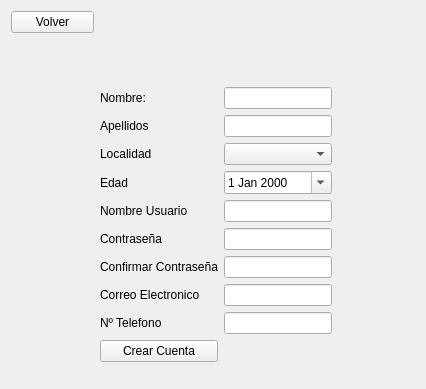
<?xml version="1.0" encoding="UTF-8"?>
<ui version="4.0">
 <class>Form</class>
 <widget class="QWidget" name="Form">
  <property name="geometry">
   <rect>
    <x>0</x>
    <y>0</y>
    <width>426</width>
    <height>389</height>
   </rect>
  </property>
  <property name="windowTitle">
   <string>Form</string>
  </property>
  <layout class="QGridLayout" name="gridLayout">
   <item row="16" column="1">
    <widget class="QLabel" name="labelTelefono">
     <property name="text">
      <string>Nº Telefono</string>
     </property>
    </widget>
   </item>
   <item row="7" column="1">
    <widget class="QLabel" name="label_2">
     <property name="text">
      <string>Apellidos</string>
     </property>
    </widget>
   </item>
   <item row="9" column="3">
    <widget class="QDateEdit" name="dateEditEdad">
     <property name="calendarPopup">
      <bool>true</bool>
     </property>
    </widget>
   </item>
   <item row="18" column="1">
    <widget class="QPushButton" name="botonCrearCuenta">
     <property name="text">
      <string>Crear Cuenta</string>
     </property>
    </widget>
   </item>
   <item row="16" column="3">
    <widget class="QLineEdit" name="entradaTelefono"/>
   </item>
   <item row="11" column="1">
    <widget class="QLabel" name="labelClaveRegistro">
     <property name="text">
      <string>Contraseña</string>
     </property>
    </widget>
   </item>
   <item row="11" column="3">
    <widget class="QLineEdit" name="entradaClaveRegistro"/>
   </item>
   <item row="9" column="0">
    <spacer name="horizontalSpacer">
     <property name="orientation">
      <enum>Qt::Orientation::Horizontal</enum>
     </property>
     <property name="sizeHint" stdset="0">
      <size>
       <width>40</width>
       <height>20</height>
      </size>
     </property>
    </spacer>
   </item>
   <item row="12" column="1">
    <widget class="QLabel" name="labelConfirmarClave">
     <property name="text">
      <string>Confirmar Contraseña</string>
     </property>
    </widget>
   </item>
   <item row="12" column="3">
    <widget class="QLineEdit" name="entradaConfirmarClave"/>
   </item>
   <item row="19" column="1">
    <spacer name="verticalSpacer">
     <property name="orientation">
      <enum>Qt::Orientation::Vertical</enum>
     </property>
     <property name="sizeHint" stdset="0">
      <size>
       <width>20</width>
       <height>40</height>
      </size>
     </property>
    </spacer>
   </item>
   <item row="2" column="0">
    <spacer name="verticalSpacer_4">
     <property name="orientation">
      <enum>Qt::Orientation::Vertical</enum>
     </property>
     <property name="sizeHint" stdset="0">
      <size>
       <width>20</width>
       <height>40</height>
      </size>
     </property>
    </spacer>
   </item>
   <item row="9" column="1">
    <widget class="QLabel" name="labelEdad">
     <property name="text">
      <string>Edad</string>
     </property>
    </widget>
   </item>
   <item row="0" column="0">
    <widget class="QPushButton" name="botonVolver">
     <property name="text">
      <string>Volver</string>
     </property>
    </widget>
   </item>
   <item row="7" column="3">
    <widget class="QLineEdit" name="entradaApellidos"/>
   </item>
   <item row="8" column="1">
    <widget class="QLabel" name="labelLocalidad">
     <property name="text">
      <string>&lt;html&gt;&lt;head/&gt;&lt;body&gt;&lt;p&gt;Localidad&lt;/p&gt;&lt;/body&gt;&lt;/html&gt;</string>
     </property>
    </widget>
   </item>
   <item row="9" column="4">
    <spacer name="horizontalSpacer_2">
     <property name="orientation">
      <enum>Qt::Orientation::Horizontal</enum>
     </property>
     <property name="sizeHint" stdset="0">
      <size>
       <width>40</width>
       <height>20</height>
      </size>
     </property>
    </spacer>
   </item>
   <item row="14" column="1">
    <widget class="QLabel" name="labelCorreo">
     <property name="text">
      <string>&lt;html&gt;&lt;head/&gt;&lt;body&gt;&lt;p&gt;Correo Electronico&lt;/p&gt;&lt;/body&gt;&lt;/html&gt;</string>
     </property>
    </widget>
   </item>
   <item row="14" column="3">
    <widget class="QLineEdit" name="entradaCorreo"/>
   </item>
   <item row="8" column="3">
    <widget class="QComboBox" name="comboBoxLocalidad"/>
   </item>
   <item row="3" column="0">
    <spacer name="verticalSpacer_3">
     <property name="orientation">
      <enum>Qt::Orientation::Vertical</enum>
     </property>
     <property name="sizeHint" stdset="0">
      <size>
       <width>20</width>
       <height>40</height>
      </size>
     </property>
    </spacer>
   </item>
   <item row="1" column="0">
    <spacer name="verticalSpacer_5">
     <property name="orientation">
      <enum>Qt::Orientation::Vertical</enum>
     </property>
     <property name="sizeHint" stdset="0">
      <size>
       <width>20</width>
       <height>40</height>
      </size>
     </property>
    </spacer>
   </item>
   <item row="4" column="3">
    <widget class="QLineEdit" name="entradaNombre"/>
   </item>
   <item row="4" column="1">
    <widget class="QLabel" name="labelNombre">
     <property name="text">
      <string>&lt;html&gt;&lt;head/&gt;&lt;body&gt;&lt;p&gt;Nombre:&lt;/p&gt;&lt;/body&gt;&lt;/html&gt;</string>
     </property>
    </widget>
   </item>
   <item row="0" column="1">
    <spacer name="verticalSpacer_2">
     <property name="orientation">
      <enum>Qt::Orientation::Vertical</enum>
     </property>
     <property name="sizeHint" stdset="0">
      <size>
       <width>20</width>
       <height>40</height>
      </size>
     </property>
    </spacer>
   </item>
   <item row="10" column="1">
    <widget class="QLabel" name="labelNombreUsuario">
     <property name="text">
      <string>Nombre Usuario</string>
     </property>
    </widget>
   </item>
   <item row="10" column="3">
    <widget class="QLineEdit" name="entradaNombreUsuario"/>
   </item>
  </layout>
 </widget>
 <resources/>
 <connections/>
</ui>
